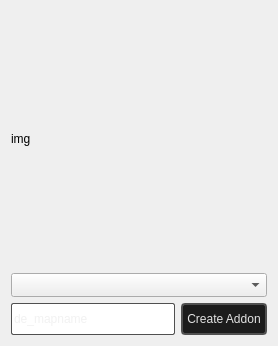
<?xml version="1.0" encoding="UTF-8"?>
<ui version="4.0">
 <class>Create_addon_Dialog</class>
 <widget class="QDialog" name="Create_addon_Dialog">
  <property name="enabled">
   <bool>true</bool>
  </property>
  <property name="geometry">
   <rect>
    <x>0</x>
    <y>0</y>
    <width>276</width>
    <height>346</height>
   </rect>
  </property>
  <property name="sizePolicy">
   <sizepolicy hsizetype="Fixed" vsizetype="Fixed">
    <horstretch>0</horstretch>
    <verstretch>0</verstretch>
   </sizepolicy>
  </property>
  <property name="minimumSize">
   <size>
    <width>0</width>
    <height>0</height>
   </size>
  </property>
  <property name="maximumSize">
   <size>
    <width>276</width>
    <height>346</height>
   </size>
  </property>
  <property name="windowTitle">
   <string>Create Addon</string>
  </property>
  <property name="styleSheet">
   <string notr="true"/>
  </property>
  <layout class="QVBoxLayout" name="verticalLayout_2">
   <item>
    <layout class="QVBoxLayout" name="verticalLayout">
     <item>
      <widget class="QLabel" name="label">
       <property name="minimumSize">
        <size>
         <width>256</width>
         <height>256</height>
        </size>
       </property>
       <property name="maximumSize">
        <size>
         <width>256</width>
         <height>256</height>
        </size>
       </property>
       <property name="text">
        <string>img</string>
       </property>
      </widget>
     </item>
     <item>
      <widget class="QComboBox" name="presets_comobox">
       <property name="maximumSize">
        <size>
         <width>16777215</width>
         <height>32</height>
        </size>
       </property>
       <property name="placeholderText">
        <string>No presets</string>
       </property>
      </widget>
     </item>
    </layout>
   </item>
   <item>
    <layout class="QHBoxLayout" name="horizontalLayout">
     <item>
      <widget class="QLineEdit" name="lineEdit_addon_name">
       <property name="minimumSize">
        <size>
         <width>0</width>
         <height>32</height>
        </size>
       </property>
       <property name="maximumSize">
        <size>
         <width>16777215</width>
         <height>32</height>
        </size>
       </property>
       <property name="styleSheet">
        <string notr="true">QLineEdit {
    border: 1px solid #CCCCCC;
    border-radius: 2px;
    color: #E3E3E3;
	font: 700 10pt &quot;Segoe UI&quot;;
margin: 0px;
padding: 0px;
padding-top: 0px;
padding-bottom: 0px;
        border-color: rgba(80, 80, 80, 255);
}
QLineEdit:focus {
    border: 1px solid #008CBA;
    background-color: #1C1C1C;
   margin: 0px;
   padding: 0px;
}
QLineEdit::selection {
    color: white;
}</string>
       </property>
       <property name="inputMask">
        <string/>
       </property>
       <property name="maxLength">
        <number>32</number>
       </property>
       <property name="placeholderText">
        <string>de_mapname</string>
       </property>
       <property name="clearButtonEnabled">
        <bool>true</bool>
       </property>
      </widget>
     </item>
     <item>
      <widget class="QPushButton" name="create_addon_button">
       <property name="minimumSize">
        <size>
         <width>0</width>
         <height>32</height>
        </size>
       </property>
       <property name="styleSheet">
        <string notr="true">
    /* QPushButton default and hover styles */
    QPushButton {

        font: 600 10pt &quot;Segoe UI&quot;;
	

        border: 2px solid black;
        border-radius: 4px;
        border-color: rgba(80, 80, 80, 255);
        height:22px;
        padding-top: 2px;
        padding-bottom:2px;
        padding-left: 4px;
        padding-right: 4px;
        color: #E3E3E3;
        background-color: #1C1C1C;
    }
    QPushButton:hover {
        background-color: #414956;
        color: white;
    }
    QPushButton:pressed {
        background-color: red;
        background-color: #1C1C1C;
        margin: 1 px;
        margin-left: 2px;
        margin-right: 2px;

    }</string>
       </property>
       <property name="text">
        <string>Create Addon</string>
       </property>
       <property name="icon">
        <iconset resource="../../resources.qrc">
         <normaloff>:/icons/post_add_16dp_9D9D9D_FILL0_wght400_GRAD0_opsz20.svg</normaloff>:/icons/post_add_16dp_9D9D9D_FILL0_wght400_GRAD0_opsz20.svg</iconset>
       </property>
       <property name="iconSize">
        <size>
         <width>20</width>
         <height>20</height>
        </size>
       </property>
      </widget>
     </item>
    </layout>
   </item>
  </layout>
 </widget>
 <resources>
  <include location="../../resources.qrc"/>
 </resources>
 <connections/>
</ui>
